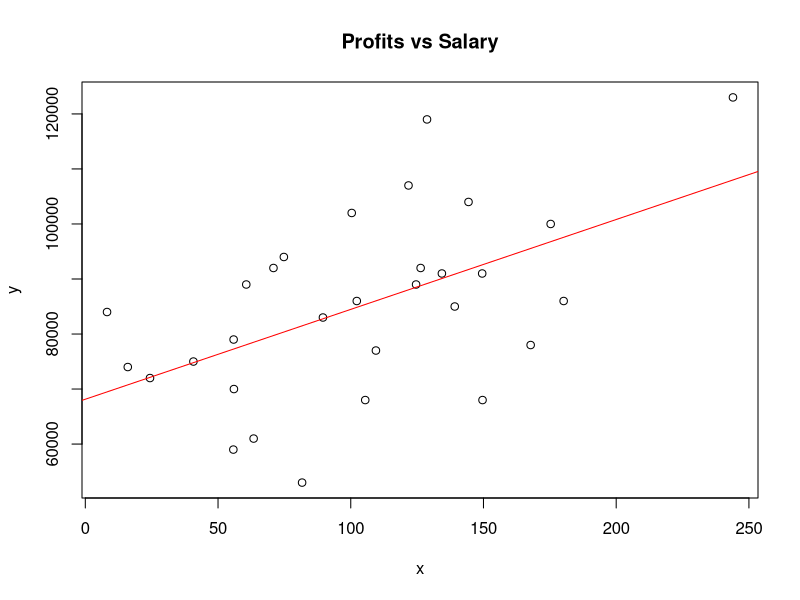

The R source for this figure:
# Andrey Risukhin, HW Lect 13-4

countEmployeesLog <- c(4, 2, 3, 3, 4, 3, 2, 3, 3, 1,
                       2, 3, 3, 3, 2, 2, 3, 3, 3, 3,
                       3, 1, 1, 1, 3, 3, 3, 3, 3, 3)

profitsMillions <- c(6670.00, 20840.00, 59531.00, 
                     4021.00, 10073.00, 11986.00, 
                     67.00, 594.00, 19370.00, 
                     1658.40, 14824.00, 3677.00, 
                     8014.00, 3134.00, 30736.00, 
                     256.00, 5024.00, 32474.00,
                     15528.00, 3110.00, 22355.00,
                     15959.00, 5595.00, 3122.00,
                     28147.00, 16571.00, 11121.00,
                     10460.00, 22393.00, 18045.00)

averageSalary <- c(53000.00, 104000.00, 123000.00,
                   61000.00, 102000.00, 77000.00,
                   84000.00, 72000.00, 85000.00,
                   75000.00, 107000.00, 89000.00,
                   83000.00, 70000.00, 100000.00,
                   74000.00, 92000.00, 86000.00,
                   89000.00, 59000.00, 91000.00,
                   92000.00, 94000.00, 79000.00,
                   78000.00, 119000.00, 68000.00,
                   86000.00, 68000.00, 91000.00)

ageOfCompany <- c(2, 1, 2, 6, 1, 2, 6, 2, 1, 1, 
                  5, 4, 4, 1, 1, 2, 1, 1, 1, 4, 
                  3, 3, 2, 3, 2, 3, 3, 4, 5, 6)

# Andrey Risukhin, HW Lect 13-4

dat <- matrix(nrow = 30, ncol = 4)
dat[,1] <- countEmployeesLog
dat[,2] <- sqrt(profitsMillions)
dat[,3] <- averageSalary
dat[,4] <- ageOfCompany

# a) Perform linear regression to estimate coefficients,
#     interpret.
x <- dat[,2]
y <- dat[,3]
model.1 <- lm(y ~ x)
model.1$coefficients # For a unit increase of sqrt(profits),
          # salary increases 163.3 units. When sqrt(profits) 
          # are 0, average salary is $68,150. 

# b) Draw regression line onto scatterplot of y vs x.
plot(x, y, main = "Profits vs Salary")
abline(model.1, col = "red")

# c) Compute R^2, interpret.
# R^2 = "Coefficient of Determination", SS_exp / SS_T
summary(model.1)$r.squared # 0.2875033, 28.8% of the 
        # variability in y is attributed by the model 
        # to x's variability. This is not a fantastic
        # predictor. 

# d) Compute s_e, interpret.
summary(model.1)$sigma # The standard deviation of the
        # residuals is about 14149. 
sd(y) # For context, the standard deviation of y is 16470.
